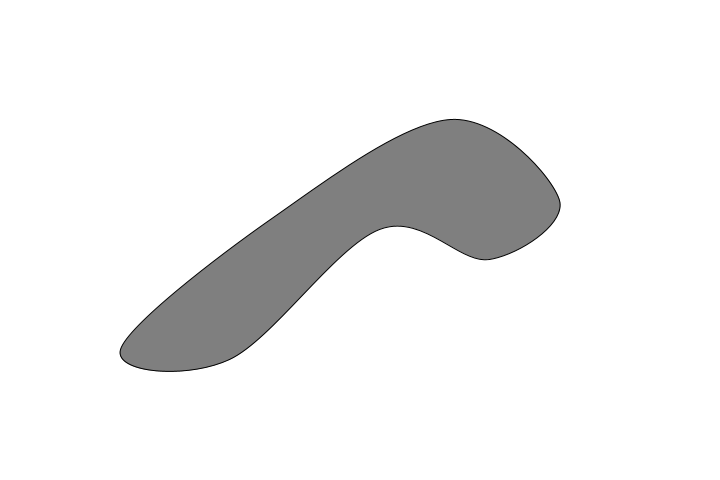
Frame 1 (no input)
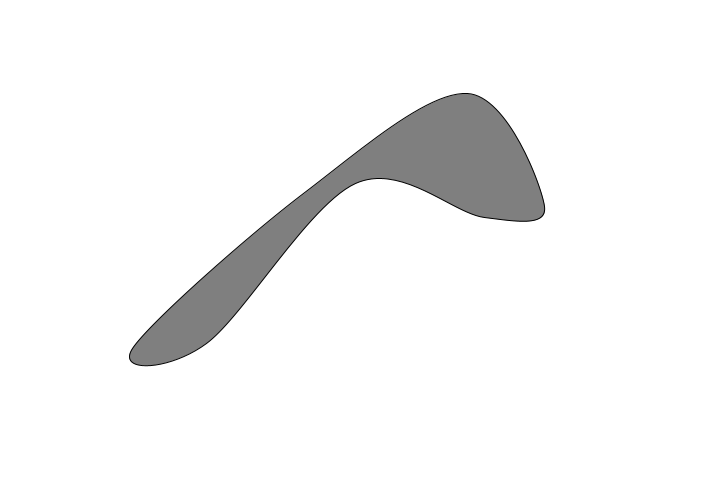
Frame 60 (the mouse pressed at the canvas centre just before this capture)
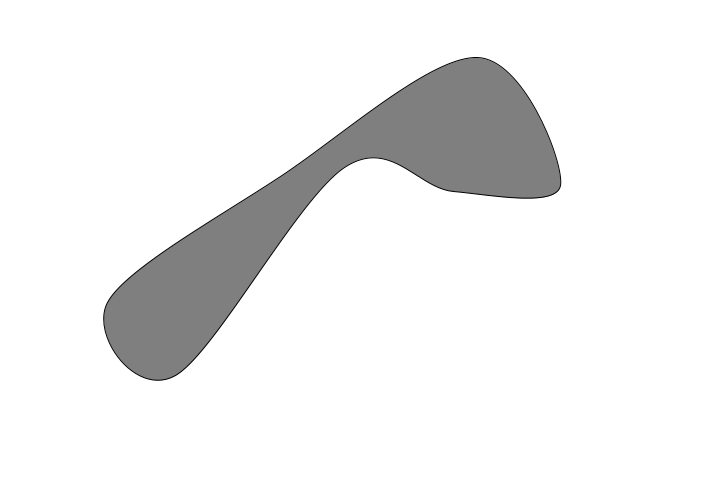
Frame 120 (the mouse held since frame 60 and released just before this capture)

The Processing sketch that drew these frames (run headless with seeded random() and noise(); from frame 60 on, the mouse is pressed at the canvas centre):

// Processing sketch: smoothLava
// ── smoothLava.pde
//https://www.processing.org/tutorials/curves/
//http://funprogramming.org/36-Organic-random-animation-using-noise.html


void setup() {
  size(720, 480);
  background(255);
  smooth();
  stroke(0);
  fill(127);
}

      float generation = 0;
final float speed = 2;
final float variation = 10;
final float offset = 1;

float[] coords = {120,350, 270,220, 450,120, 560,200, 490,260, 380,230, 230,360};

void draw() {
  if(frameCount % 60 == 0)
    generation += variation;
  for(int i = 0; i < coords.length; i++)
    coords[i] += ( noise(generation +offset*i) -0.5 ) * speed;
  
  
  background(255);
  
  beginShape();
  curveVertex(coords[coords.length-2], coords[coords.length-1]); //start control point same as second to last
  curveVertex(coords[ 0], coords[ 1]);
  curveVertex(coords[ 2], coords[ 3]);
  curveVertex(coords[ 4], coords[ 5]);
  curveVertex(coords[ 6], coords[ 7]);
  curveVertex(coords[ 8], coords[ 9]);
  curveVertex(coords[10], coords[11]);
  curveVertex(coords[12], coords[13]);
  curveVertex(coords[ 0], coords[ 1]);
  curveVertex(coords[ 2], coords[ 3]); //end control point same as second from first
  endShape();
}
